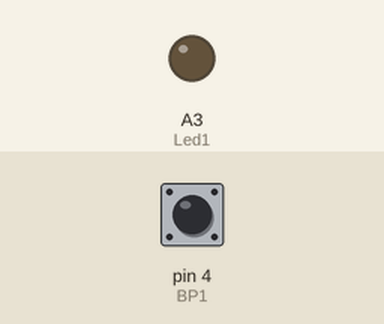
This sketch was run on a simulated Arduino Uno, built with avr-gcc and run on an emulated ATmega328P. On the bench: output pins drawn as LEDs (lit = HIGH). The test bench sets the inputs (shaded band); at power-on: pin 4 (BP1) HIGH.

Above: at 1.2 s.
1.3 s: pin 4 (BP1) pulled LOW for 0.15 s
At 1.8 s:
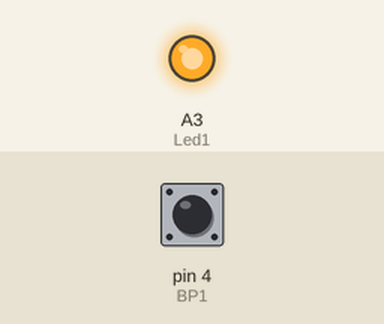
2.9 s: pin 4 (BP1) pulled LOW for 1 s
At 4.2 s:
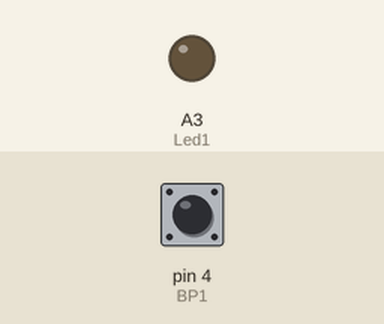
5.4 s: pin 4 (BP1) pulled LOW for 3.2 s
At 6.1 s:
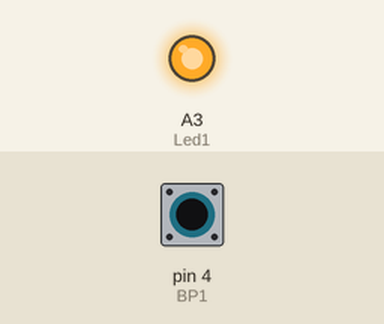
Timing chart, 0 to 8.4 s (numbered marks = the images above; inputs shaded):
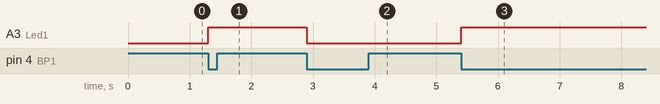

The sketch:

ex2_6.ino
```cpp
#define Led1 A3
#define BP1 4

bool  BS2 = 0, oBS2 = 0, etat = 0;

void setup() {
  pinMode(Led1, OUTPUT);
  pinMode(BP1, INPUT_PULLUP);
}

void loop() {

    BS2 = digitalRead(BP1);
    if ((BS2 == 0) & (oBS2 == 1))
    {
      etat = !etat;
      digitalWrite(Led1, etat);
    }
    oBS2 = BS2;
  }
```

Measured:
- after the input at 1.3 s, A3 (Led1): LOW → HIGH at once
- after the input at 2.9 s, A3 (Led1): HIGH → LOW at once
- after the input at 5.4 s, A3 (Led1): LOW → HIGH at once
